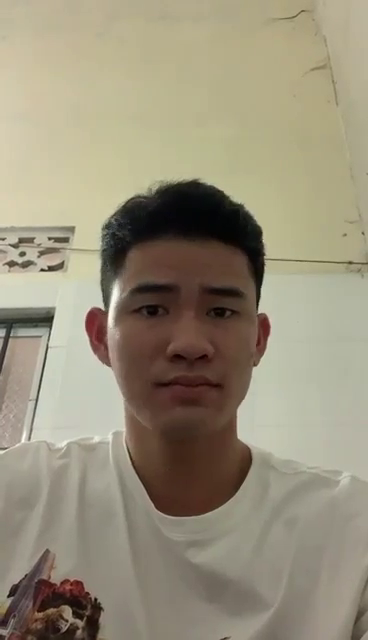
#> input picture frame 42 of DataSet/raw/HongSon/HongSon.mp4, 368 x 640 px, given in place of Karik.mp4, which was not available
$ jupyter execute Detection_Video.ipynb   (text cells are left out)
#> lines starting #> are read from the running program, lines starting #| are printed output that depends on the picture; pictures that were not available may be replaced by others from this repository, and a replacement may not be noted
[cell 1]
import time
import cv2

[cell 2]
face_cascade = cv2.CascadeClassifier('../PBL/cascades/haarcascade_frontalface_default.xml')

cam = cv2.VideoCapture("Karik.mp4")

count = 0
while True:
    ret, frame = cam.read()
#> frame is the input picture: shape (640, 368, 3); mean B, G, R 123, 143.9, 152.3

    if ret == True:
        faces = face_cascade.detectMultiScale( frame,  1.3,  5 )
#> faces = [[94, 238, 177, 177]]

        for  (x, y, w, h) in faces:
            face_color = cv2.resize(frame[y+2:y+h-2, x+2:x+w-2] , (64,64))
            cv2.imwrite("Data/Karik/face_{}.png".format(count),face_color)
            cv2.rectangle(frame, (x,y), (x+w,y+h), (128,255,50), 2 )
            count += 1
            cv2.imshow("Camera Face", frame)
#> this loop made 1 pass
#> (x, y, w, h, count) on pass 1: (94, 238, 177, 177, 1)
#> pass 1, `face_color = cv2.resize(frame[y+2:y+h-2, x+2:x+w-2] , (64,64))`:
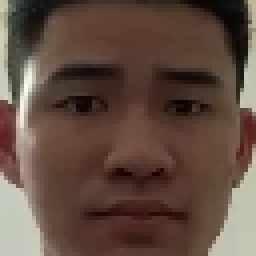
#> face_color: shape (64, 64, 3) (shown 4 times larger); mean B, G, R 64.9, 76.6, 97.6
#> pass 1, `cv2.imshow("Camera Face", frame)`:
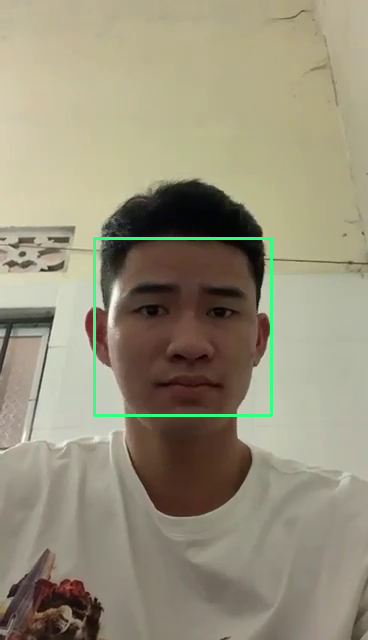
#> window 'Camera Face': shape (640, 368, 3); mean B, G, R 123.1, 145.1, 151.5
#> after the loop, count = 1

        if cv2.waitKey(1) == ord('q'):
#> (key q is pressed here)
            break
    else:
        break

cv2.destroyAllWindows()

$ run again, starting later in the video
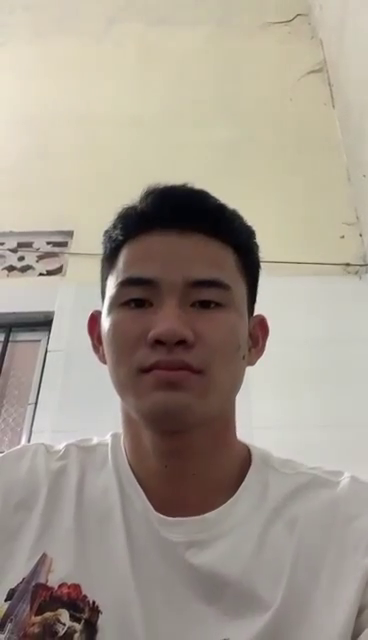
#> input picture frame 341 of DataSet/raw/HongSon/HongSon.mp4, 368 x 640 px, given in place of Karik.mp4, which was not available
#> frame is the input picture: shape (640, 368, 3); mean B, G, R 143.8, 156, 165.7
#> faces = [[84, 233, 172, 172]]
#> the loop `for  (x, y, w, h) in faces:` made 1 pass
#> (x, y, w, h, count) on pass 1: (84, 233, 172, 172, 1)
#> pass 1, `face_color = cv2.resize(frame[y+2:y+h-2, x+2:x+w-2] , (64,64))`:
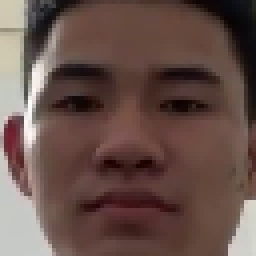
#> face_color: shape (64, 64, 3) (shown 4 times larger); mean B, G, R 74, 80.4, 103.2
#> pass 1, `cv2.imshow("Camera Face", frame)`:
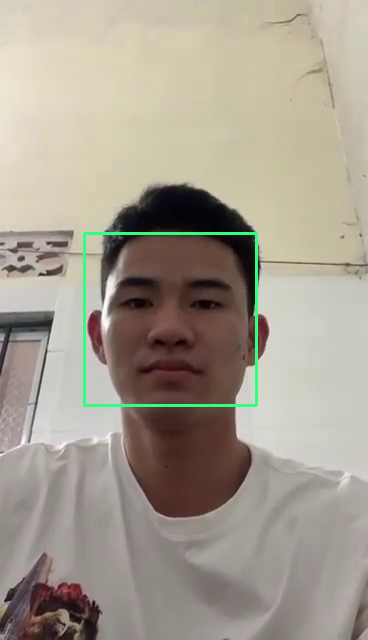
#> window 'Camera Face': shape (640, 368, 3); mean B, G, R 143.9, 157.2, 165
#> after the loop `for  (x, y, w, h) in faces:`: count = 1
